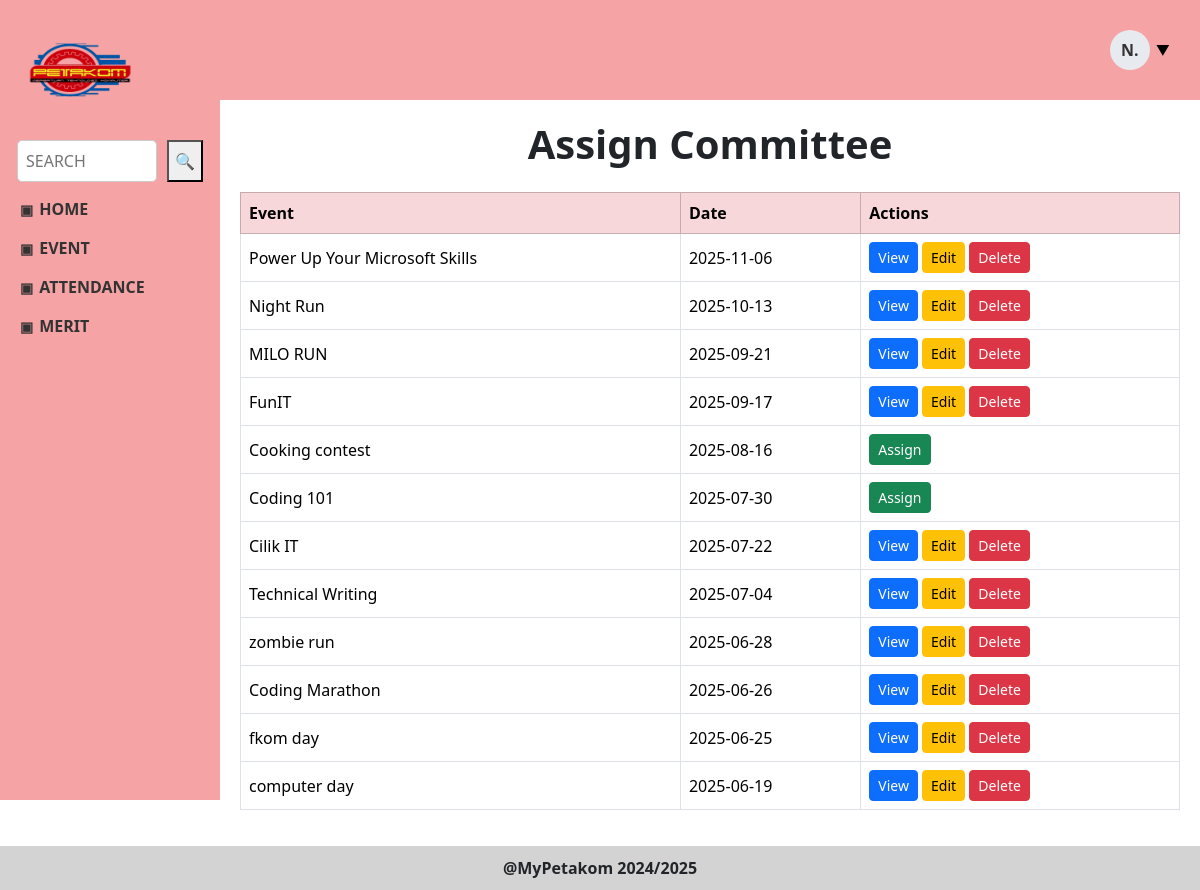
The page /assign_event.php (signed in) on the database its author committed.
### tables this page shows
CREATE TABLE `event` (
  `event_id` varchar(10) NOT NULL,
  `staff_id` varchar(10) NOT NULL,
  `event_title` varchar(50) NOT NULL,
  `event_date` date NOT NULL,
  `event_description` varchar(200) NOT NULL,
  `event_status` varchar(50) NOT NULL,
  `event_qr` blob DEFAULT NULL,
  `event_geolocation` point DEFAULT NULL,
  `event_approval` mediumblob NOT NULL,
  `event_level` varchar(20) NOT NULL,
  `merit_status` varchar(20) NOT NULL
);

### assign_event.php (the view, shortened to what this page needs)
<?php
include 'config.php';
$events = mysqli_query($conn, "SELECT * FROM event ORDER BY event_date DESC");
?>
<!DOCTYPE html>
<html>
<head>
    <link rel="stylesheet" href="STYLE1/staff_style.css">
	<link href="https://cdn.jsdelivr.net/npm/bootstrap@5.3.3/dist/css/bootstrap.min.css" rel="stylesheet">
</head>
<body>
  <div class="sidebar">
    <a href="staff_dashboard.php">
    <img src="IMAGES/LogoPetakom.png" alt="PETAKOM Logo" />
	</a>
    <div class="search-box">
      <input type="text" placeholder="SEARCH" />
      <button>🔍</button>
    </div>
    <div class="menu">
      <div class="menu-title" onclick="toggleMenu('home')">HOME</div>
      <div class="menu-title" onclick="toggleMenu('event')">EVENT</div>
      <div class="menu-title" onclick="toggleMenu('attendance')">ATTENDANCE</div>
	<div class="menu-title" onclick="toggleMenu('merit')">MERIT</div>
    </div>
  </div>
  <div class="topbar">
    <div class="dropdown">
      <div class="profile-wrapper">
        <div class="profile-circle">N.</div>
        <span class="dropdown-icon">▼</span>
      </div>
    </div>
  </div>
	<div class="content">
	  <h1 class="text-center mb-4"><b>Assign Committee</b></h1>
	  <div class="table-responsive">
		<table class="table table-bordered table-hover align-middle">
		  <thead class="table-danger">
			<tr>
			  <th scope="col">Event</th>
			  <th scope="col">Date</th>
			  <th scope="col">Actions</th>
			</tr>
		  </thead>
		  <tbody>
			<?php
			mysqli_data_seek($events, 0);
			while ($row = mysqli_fetch_assoc($events)) {
				$event_id = $row['event_id'];
				$committee_check = $conn->query("SELECT COUNT(*) as total FROM committee WHERE event_id = '$event_id'");
				$has_committee = $committee_check->fetch_assoc()['total'] > 0;
			?>
			<tr>
			  <td><?= htmlspecialchars($row['event_title']) ?></td>
			  <td><?= htmlspecialchars($row['event_date']) ?></td>
			  <td>
				<?php if (!$has_committee): ?>
				  <form action="add_committee.php" method="get" class="d-inline">
					<button type="submit" class="btn btn-sm btn-success">Assign</button>
				  </form>
				<?php else: ?>
				  <a href="view_committee.php?event_id=<?= $event_id ?>" class="btn btn-sm btn-primary">View</a>
				  <a href="edit_committee.php?event_id=<?= $event_id ?>" class="btn btn-sm btn-warning">Edit</a>
				  <a href="delete_committee.php?event_id=<?= $event_id ?>"
					 class="btn btn-sm btn-danger"
					 onclick="return confirm('Are you sure you want to delete the committee for this event?');">
					Delete
				  </a>
				<?php endif; ?>
			  </td>
			</tr>
			<?php } ?>
		  </tbody>
		</table>
	  </div>
	</div>
<div class="footer">
    @MyPetakom 2024/2025
</div>
</body>
</html>

### STYLE1/staff_style.css (style rules this page uses)
body { margin: 0; font-family: 'Segoe UI', sans-serif; background-color: #f7f7f7; }
.sidebar { width: 220px; background-color: #F5A3A5; height: 100vh; position: fixed; padding: 20px; box-sizing: border-box; overflow-y: auto; }
.sidebar img { width: 120px; height: 100px; display: block; margin-bottom: 20px; }
.search-box { display: flex; justify-content: center; margin-bottom: 15px; }
.search-box input { padding: 8px; border-radius: 5px; border: 1px solid #ccc; width: 140px; margin-right: 10px; }
.menu-title { cursor: pointer; font-weight: bold; margin: 15px 0; display: flex; align-items: center; font-size: 16px; color: #333; }
.menu-title::before { content: "▣"; margin-right: 6px; font-size: 14px; }
.topbar { background-color: #F5A3A5; height: 100px; margin-left: 220px; display: flex; justify-content: flex-end; align-items: center; padding-right: 30px; position: sticky; top: 0; z-index: 1; }
.profile-wrapper { display: flex; align-items: center; cursor: pointer; }
.profile-circle { width: 40px; height: 40px; border-radius: 50%; background-color: #e7eaee; color: #333; display: flex; align-items: center; justify-content: center; font-weight: bold; font-size: 16px; margin-right: 6px; }
.dropdown-icon { font-size: 14px; color: black; }
.dropdown { position: relative; display: inline-block; }
.content { margin-left: 220px; padding: 20px; background-color: #ffffff; min-height: 90vh; }
.footer { background-color: #d3d3d3; text-align: center; padding: 10px; font-weight: bold; }

### rows shown on the page
event: event_title "Power Up Your Microsoft Skills", event_date "2025-11-06"
event: event_title "Night Run", event_date "2025-10-13"
event: event_title "MILO RUN", event_date "2025-09-21"
event: event_title "FunIT", event_date "2025-09-17"
event: event_title "Cooking contest", event_date "2025-08-16"
event: event_title "Coding 101", event_date "2025-07-30"
event: event_title "Cilik IT", event_date "2025-07-22"
event: event_title "Technical Writing", event_date "2025-07-04"
event: event_title "zombie run", event_date "2025-06-28"
event: event_title "Coding Marathon", event_date "2025-06-26"
event: event_title "fkom day", event_date "2025-06-25"
event: event_title "computer day", event_date "2025-06-19"
